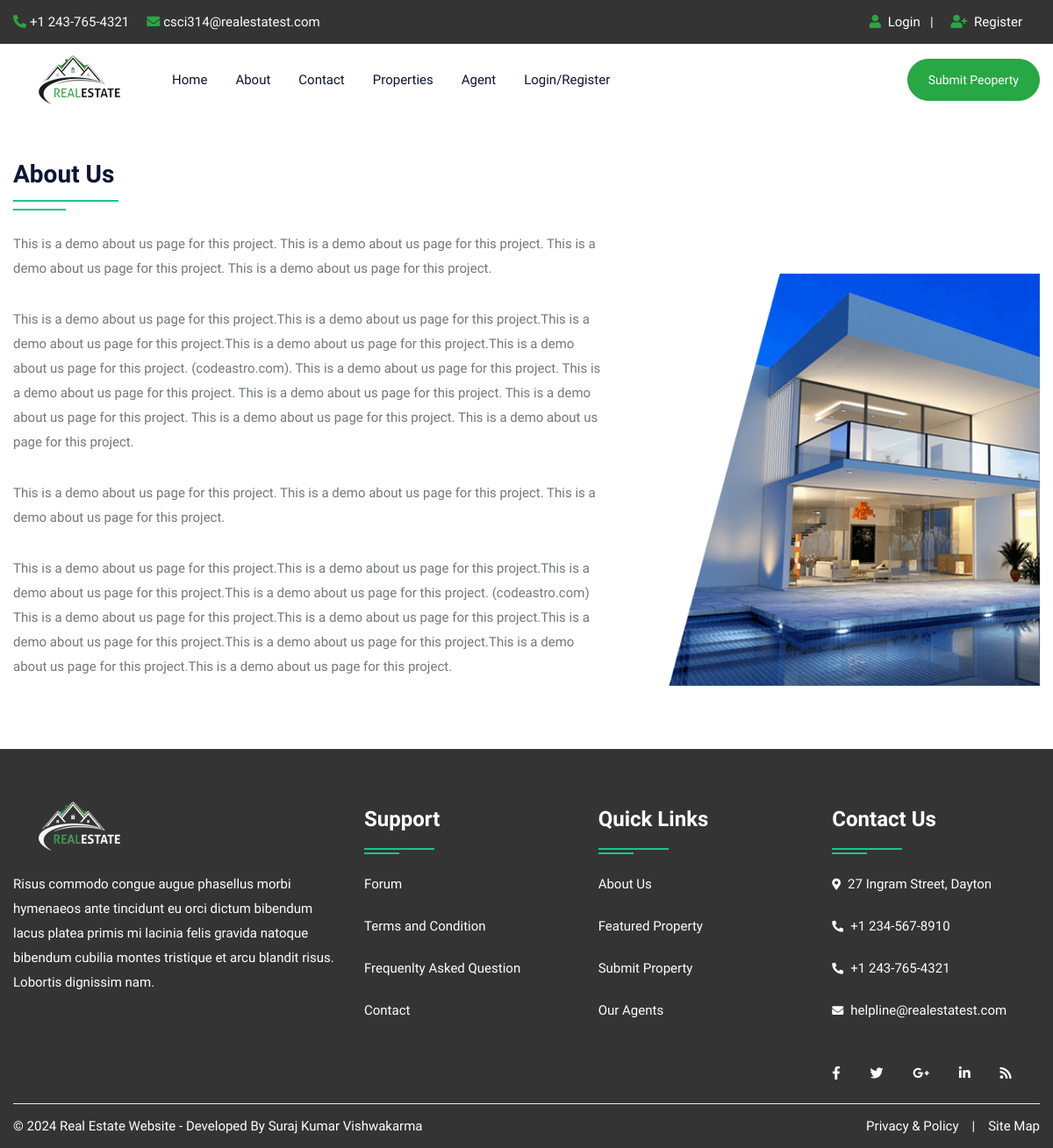
The page /about.php on the database as committed earlier.
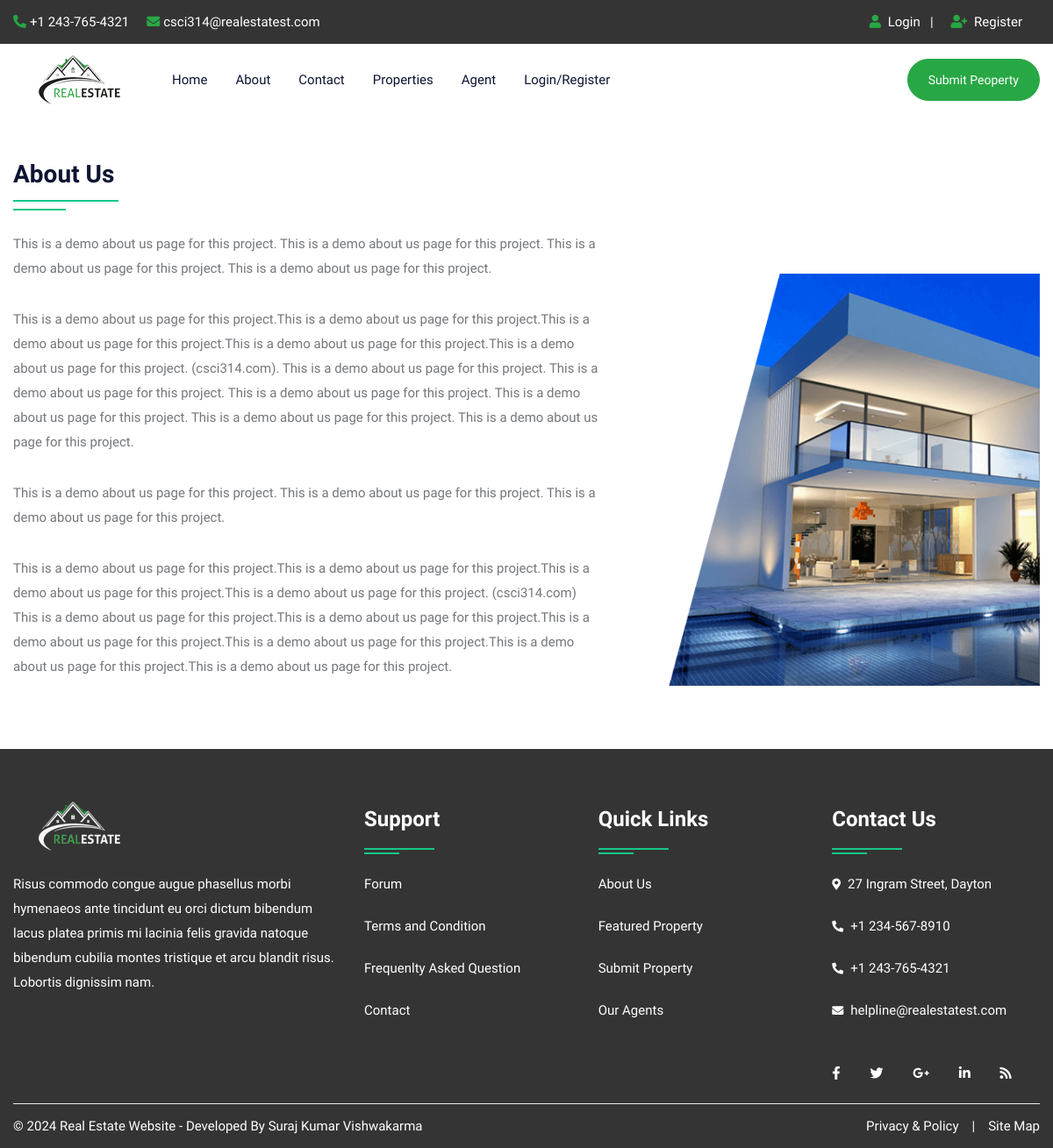
The same page on the database as committed later.
### tables this page shows
CREATE TABLE `about` (
  `id` int(10) NOT NULL,
  `title` varchar(100) NOT NULL,
  `content` longtext NOT NULL,
  `image` varchar(300) NOT NULL
);

### about.php (the view, shortened to what this page needs)
<!DOCTYPE html>
<html lang="en">
<head>
<link rel="stylesheet" type="text/css" href="css/bootstrap.min.css">
<link rel="stylesheet" type="text/css" href="css/bootstrap-slider.css">
<link rel="stylesheet" type="text/css" href="css/jquery-ui.css">
<link rel="stylesheet" type="text/css" href="css/layerslider.css">
<link rel="stylesheet" type="text/css" href="css/color.css" id="color-change">
<link rel="stylesheet" type="text/css" href="css/owl.carousel.min.css">
<link rel="stylesheet" type="text/css" href="css/font-awesome.min.css">
<link rel="stylesheet" type="text/css" href="fonts/flaticon/flaticon.css">
<link rel="stylesheet" type="text/css" href="css/style.css">
</head>
<body>
<div id="page-wrapper">
    <div class="row">
		<?php include("include/header.php");?>
        <div class="full-row">
            <div class="container">
				<?php
					$query=mysqli_query($con,"SELECT * FROM about");
					while($row=mysqli_fetch_array($query))
					{
				?>
				<div class="row">
                    <div class="col-md-12 col-lg-12">
                        <h3 class="double-down-line-left text-secondary position-relative pb-4 mb-4"><?php echo $row['1'];?></h3>
                    </div>
                </div>
                <div class="row about-company">
                    <div class="col-md-12 col-lg-7">
                        <div class="about-content">
                            <?php echo $row['2'];?>
                        </div>
                    </div>
                    <div class="col-md-12 col-lg-5 mt-5">
                        <div class="about-img"> <img src="admin/upload/<?php echo $row['3'];?>" alt="about image"> </div>
                    </div>
                </div>
				<?php } ?>
            </div>
        </div>
		<?php include("include/footer.php");?>
    </div>
</div>
</body>
</html>

### include/header.php (shortened to what this page needs)
<header id="header" class="transparent-header-modern fixed-header-bg-white w-100">
            <div class="top-header bg-secondary">
                <div class="container">
                    <div class="row">
                        <div class="col-md-8">
                            <ul class="top-contact list-text-white  d-table">
                                <li><a href="#"><i class="fas fa-phone-alt text-success mr-1"></i>+1 243-765-4321</a></li>
                                <li><a href="#"><i class="fas fa-envelope text-success mr-1"></i>csci314@realestatest.com</a></li>
                            </ul>
                        </div>
                        <div class="col-md-4">
                            <div class="top-contact float-right">
                                <ul class="list-text-white d-table">
								<li><i class="fas fa-user text-success mr-1"></i>
								<?php  if(isset($_SESSION['uemail']))
								{ ?>
								<a href="logout.php">Logout</a>&nbsp;&nbsp;<?php } else { ?>
								<a href="login.php">Login</a>&nbsp;&nbsp;
								| </li>
								<li><i class="fas fa-user-plus text-success mr-1"></i><a href="register.php"> Register</li><?php } ?>
								</ul>
                            </div>
                        </div>
                    </div>
                </div>
            </div>
            <div class="main-nav secondary-nav hover-success-nav py-2">
                <div class="container">
                    <div class="row">
                        <div class="col-lg-12">
                            <nav class="navbar navbar-expand-lg navbar-light p-0"> <a class="navbar-brand position-relative" href="index.php"><img class="nav-logo" src="images/logo/restatelg.png" alt=""></a>
                                <div class="collapse navbar-collapse" id="navbarSupportedContent">
                                    <ul class="navbar-nav mr-auto">
                                        <li class="nav-item dropdown"> <a class="nav-link" href="index.php" role="button" aria-haspopup="true" aria-expanded="false">Home</a></li>
										<li class="nav-item"> <a class="nav-link" href="about.php">About</a> </li>
                                        <li class="nav-item"> <a class="nav-link" href="contact.php">Contact</a> </li>
                                        <li class="nav-item"> <a class="nav-link" href="property.php">Properties</a> </li>
                                        <li class="nav-item"> <a class="nav-link" href="agent.php">Agent</a> </li>
										<?php  if(isset($_SESSION['uemail']))
										{ ?>
										<li class="nav-item dropdown">
											<a class="nav-link dropdown-toggle" href="#" role="button" data-toggle="dropdown" aria-haspopup="true" aria-expanded="false">My Account</a>
											<ul class="dropdown-menu">
												<li class="nav-item"> <a class="nav-link" href="profile.php">Profile</a> </li>
												<li class="nav-item"> <a class="nav-link" href="feature.php">Your Property</a> </li>
												<li class="nav-item"> <a class="nav-link" href="logout.php">Logout</a> </li>
											</ul>
                                        </li>
										<?php } else { ?>
										<li class="nav-item"> <a class="nav-link" href="login.php">Login/Register</a> </li>
										<?php } ?>
                                    </ul>
									<a class="btn btn-success d-none d-xl-block" style="border-radius:30px;" href="submitproperty.php">Submit Peoperty</a>
                                </div>
                            </nav>
                        </div>
                    </div>
                </div>
            </div>
        </header>

### include/footer.php
<footer class="full-row bg-secondary p-0">
            <div class="container">
                <div  class="row">
                    <div class="col-lg-12">
                        <div class="divider py-40">
                            <div class="row">
                                <div class="col-md-12 col-lg-4">
                                    <div class="footer-widget mb-4">
                                        <div class="footer-logo mb-4"> <a href="#"><img class="logo-bottom" src="images/logo/restatelg_white.png" alt="image"></a> </div>
                                        <p class="pb-20 text-white">Risus commodo congue augue phasellus morbi hymenaeos ante tincidunt eu orci dictum bibendum lacus platea primis mi lacinia felis gravida natoque bibendum cubilia montes tristique et arcu blandit risus. Lobortis dignissim nam.</p>
                                        </div>
                                </div>
                                <div class="col-md-12 col-lg-8">
                                    <div class="row">
                                        <div class="col-md-4 col-lg-4">
                                            <div class="footer-widget footer-nav mb-4">
                                                <h4 class="widget-title text-white double-down-line-left position-relative">Support</h4>
                                                <ul class="hover-text-primary">
                                                    <li><a href="#" class="text-white">Forum</a></li>
                                                    <li><a href="#" class="text-white">Terms and Condition</a></li>
                                                    <li><a href="#" class="text-white">Frequenlty Asked Question</a></li>
                                                    <li><a href="contact.php" class="text-white">Contact</a></li>
                                                </ul>
                                            </div>
                                        </div>
                                        <div class="col-md-4 col-lg-4">
                                            <div class="footer-widget footer-nav mb-4">
                                                <h4 class="widget-title text-white double-down-line-left position-relative">Quick Links</h4>
                                                <ul class="hover-text-primary">
                                                    <li><a href="about.php" class="text-white">About Us</a></li>
                                                    <li><a href="#" class="text-white">Featured Property</a></li>
                                                    <li><a href="#" class="text-white">Submit Property</a></li>
                                                    <li><a href="agent.php" class="text-white">Our Agents</a></li>
                                                </ul>
                                            </div>
                                        </div>
                                        <div class="col-md-4 col-lg-4">
                                            <div class="footer-widget">
                                                <h4 class="widget-title text-white double-down-line-left position-relative">Contact Us</h4>
                                                <ul class="text-white">
                                                    <li class="hover-text-primary"><i class="fas fa-map-marker-alt text-white mr-2 font-13 mt-1"></i>27 Ingram Street, Dayton</li>
                                                    <li class="hover-text-primary"> <i class="fas fa-phone-alt text-white mr-2 font-13 mt-1"></i>+1 234-567-8910</li>
													<li class="hover-text-primary"> <i class="fas fa-phone-alt text-white mr-2 font-13 mt-1"></i>+1 243-765-4321</li>
                                                    <li class="hover-text-primary"><i class="fas fa-envelope text-white mr-2 font-13 mt-1"></i>helpline@realestatest.com</li>
                                                </ul>
                                            </div>
                                            <div class="footer-widget media-widget mt-4 text-white hover-text-primary"> <a href="#"><i class="fab fa-facebook-f"></i></a> <a href="#"><i class="fab fa-twitter"></i></a> <a href="#"><i class="fab fa-google-plus-g"></i></a> <a href="#"><i class="fab fa-linkedin-in"></i></a> <a href="#"><i class="fas fa-rss"></i></a> </div>
                                        </div>
                                    </div>
                                </div>
                            </div>
                        </div>
                    </div>
                </div>
                <div class="row copyright">
                    <div class="col-sm-6"> <span class="text-white">© <?php echo date('Y');?> Real Estate Website - Developed By Suraj Kumar Vishwakarma</span> </div>
                    <div class="col-sm-6">
                        <ul class="line-menu text-white hover-text-primary float-right">
                            <li><a href="#">Privacy & Policy</a></li>
                            <li>|</li>
                            <li><a href="#"> Site Map</a></li>
                        </ul>
                    </div>
                </div>
            </div>
        </footer>

### css/color.css (style rules this page uses)
:root { --theme-ordinary-color: #74777b; }
:root { --theme-primary-color: #17c788; }
:root { --theme-secondary-color: #0d1432; }
:root { --theme-white-color: #fff; }
:root { --theme-light-color: #f8f8f8; }
:root { --theme-gray-color: #f5f5f5; }
:root { --theme-footer-color: #091b4b; }
:root { --theme-dark-color: #091b4b; }
:root { --text-light-color: #a3a7af; }
:root { --theme-primary-opacity-color: rgba(11, 191, 141, .8); }
:root { --theme-secondary-opacity-color: rgba(13,20,50,0.7); }
:root { --theme-white-opacity-color: rgba(255, 255, 255, 0.3); }
:root { --theme-dark-opacity-color: rgba(0, 0, 0, 0.5); }
:root { --theme-ordinary-font: 'Muli', sans-serif; }
:root { --theme-highlight-font: 'Comfortaa', cursive; }

Rows that differ between the two databases and show on the page:
changed about "About Us": content "…page for this project. (codeastro.com). This is a demo about us page for this project. This is a demo about us page for this project. This is a demo about us page for this project. This is a demo about us page for this project. This is a demo about us page for this project. This is a demo about us page for this project. This is a demo about us page for this project. This is a demo about us page for this project. This is a demo about us page for this project. This is a demo about us page for this project.This is a demo about us page for this project.This is a demo about us page for this project.This is a demo about us page for this project. (codeastro.com) This is a demo…" → "…page for this project. (csci314.com). This is a demo about us page for this project. This is a demo about us page for this project. This is a demo about us page for this project. This is a demo about us page for this project. This is a demo about us page for this project. This is a demo about us page for this project. This is a demo about us page for this project. This is a demo about us page for this project. This is a demo about us page for this project. This is a demo about us page for this project.This is a demo about us page for this project.This is a demo about us page for this project.This is a demo about us page for this project. (csci314.com) This is a demo…"
